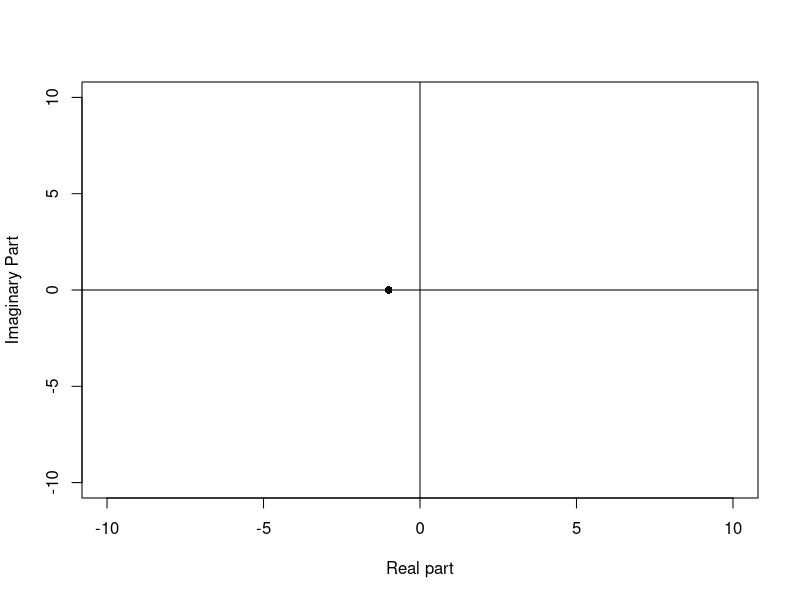

Here is the R script that generated this plot:
# First define number of species
S = 100;
# And the connectance
C = 0.001
# And the interaction variability
sigma = 1

#Build a SxS empty matrix
J = matrix(0,S,S)

#Now with probability C, draw a random number from a normal distribution with mean 0 and stdev = sigma
#With probability 1-C, the interaction is zero

for (i in 1:S) {
  for (j in 1:S) {
    #draw random value from uniform
    rv = runif(1,0,1)
    #An interaction occurs:
    if (rv < C) {
      int_value = rnorm(1,0,sigma)
      J[i,j] = int_value
    }
    #An interaction DOESNT occur
    if (rv > C) {
      J[i,j] = 0
    }
  }
}

#Set diagonal = -1
for (i in 1:S) {
  J[i,i] = -1
}

#see the matrix
# image(J,col=c(heat.colors(20)))
#Calculate eigenvalues
e = eigen(J)
plot(Re(e$value),Im(e$value),xlab="Real part",ylab="Imaginary Part",xlim=c(-10,10),ylim=c(-10,10),pch=16)
lines(rep(0,41),seq(-20,20))
lines(seq(-20,20),rep(0,41))

